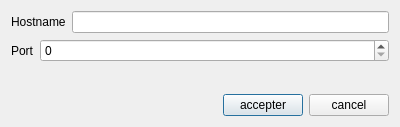
<?xml version="1.0" encoding="UTF-8"?>
<ui version="4.0">
 <class>DuMessengerConnectionDialog</class>
 <widget class="QDialog" name="DuMessengerConnectionDialog">
  <property name="geometry">
   <rect>
    <x>0</x>
    <y>0</y>
    <width>400</width>
    <height>127</height>
   </rect>
  </property>
  <property name="windowTitle">
   <string>Dialog</string>
  </property>
  <layout class="QVBoxLayout" name="verticalLayout">
   <item>
    <layout class="QHBoxLayout" name="horizontalLayout">
     <item>
      <widget class="QLabel" name="label_2">
       <property name="text">
        <string>Hostname</string>
       </property>
      </widget>
     </item>
     <item>
      <widget class="QLineEdit" name="hostname"/>
     </item>
    </layout>
   </item>
   <item>
    <layout class="QFormLayout" name="formLayout">
     <item row="0" column="0">
      <widget class="QLabel" name="label">
       <property name="text">
        <string>Port</string>
       </property>
      </widget>
     </item>
     <item row="0" column="1">
      <widget class="QSpinBox" name="port">
       <property name="maximum">
        <number>999999999</number>
       </property>
      </widget>
     </item>
    </layout>
   </item>
   <item>
    <layout class="QHBoxLayout" name="horizontalLayout_2">
     <item>
      <spacer name="horizontalSpacer">
       <property name="orientation">
        <enum>Qt::Horizontal</enum>
       </property>
       <property name="sizeHint" stdset="0">
        <size>
         <width>40</width>
         <height>20</height>
        </size>
       </property>
      </spacer>
     </item>
     <item>
      <widget class="QPushButton" name="pb_accepter">
       <property name="text">
        <string>accepter</string>
       </property>
      </widget>
     </item>
     <item>
      <widget class="QPushButton" name="pb_cancel">
       <property name="text">
        <string>cancel</string>
       </property>
      </widget>
     </item>
    </layout>
   </item>
  </layout>
 </widget>
 <resources/>
 <connections/>
</ui>
